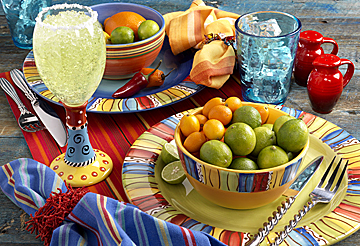
#> input picture assets/Mesa.jpg, 360 x 246 px, found by its file name
$ jupyter execute TallerRepasoPython.ipynb
#> lines starting #> are read from the running program, lines starting #| are printed output that depends on the picture; after the words box and inside, x2 and y2 are one past the last pixel; in counts of white or black regions, pixels touching at a corner belong together
# Taller No. 1 – Repaso de Python

1. Dado un arreglo NumPy de dos dimensiones, ¿cómo se calcula la multiplicación de las filas y columnas?

[cell 1]
import numpy as np

# Creación del arreglo de 2 dimensiones
array = np.array([[1,2,3], [4,5,6]])

# Producto de las filas
productoFilas = np.prod(array, axis=1)

# Producto de las columnas
productoColumnas = np.prod(array, axis=0)

print("Producto de las filas: ", productoFilas)
print("Producto de las columnas: ", productoColumnas)

2. ¿Cómo se puede crear una función en Sympy que calcule la derivada de una función simbólica?

[cell 2]
from sympy import *

x = Symbol('x')

#Función a derivar
funcion = 3*x**2 + 5*x + 1

#Función para calcular la derivada
def derivada(funcion, variable):
    #diff es la función para derivar en sympy
    return diff(funcion, variable)

#LLamado a la función para calcular la derivada
derivadaFuncion = derivada(funcion, x)

print("La derivada de función es: ", derivadaFuncion)

3. ¿Cómo se pueden unir dos DataFrames en Pandas utilizando una columna común? (merge)

[cell 3]
import pandas as pd

# Creación de los dataframes
df1 = pd.DataFrame({'clave': ['X', 'Y', 'Z'],
                    'valor_1': [1, 2, 3]})

df2 = pd.DataFrame({'clave': ['Y', 'Z', 'X'],
                    'valor_2': [4, 5, 6]})

# Unión de los dataframes utilizando la columna clave y el método merge
df_unido = pd.merge(df1, df2, on='clave')

print(df_unido)

4. ¿Cómo se pueden agregar N columna de datos a un DataFrames en Pandas?

[cell 4]
import pandas as pd

#Si tenemos los datos en un diccionario, podemos asignarlo directamente:
df1 = pd.DataFrame({'col1': [1, 2], 'col2': [3, 4]})
nuevas_cols = {'col3': [5, 6], 'col4': [7, 8]}
df1 = df1.assign(**nuevas_cols)
print('dataFrame con nuevas columnas: \n', df1)

# Se puede hacer mediante la concatenación de los dataframes
nuevo_df = pd.DataFrame({'col3': [5, 6], 'col4': [7, 8]})
df2 = pd.concat([df2, nuevo_df], axis=1)
print('dataFrame concatenado: \n', df2)

#También podemos pasar una lista de listas, una lista por cada nueva columna:
df3 = pd.DataFrame({'col1': [1, 2], 'col2': [3, 4]})
df3[['col3', 'col4']] = [[5, 6], [7, 8]]
print('dataFrame con nuevas columnas: \n', df3)

5. ¿Cómo se puede graficar una función en Matplotlib utilizando el método subplot para mostrar varias gráficas en una misma figura?

[cell 5]
import matplotlib.pyplot as plt
import numpy as np

# Datos para 3 funciones
x = np.arange(0, 10, 0.1)
y1 = x**2
y2 = x**3
y3 = x**4

# Crear figura y axes
fig, axs = plt.subplots(1, 3, figsize=(10, 5))

# Graficar cada función en los subplots
axs[0].plot(x, y1)
axs[0].set_title('y = x^2')

axs[1].plot(x, y2)
axs[1].set_title('y = x^3')

axs[2].plot(x, y3)
axs[2].set_title('y = x^4')

# Ajustar espaciado entre subplots
plt.tight_layout()

# Mostrar gráfica
plt.show()
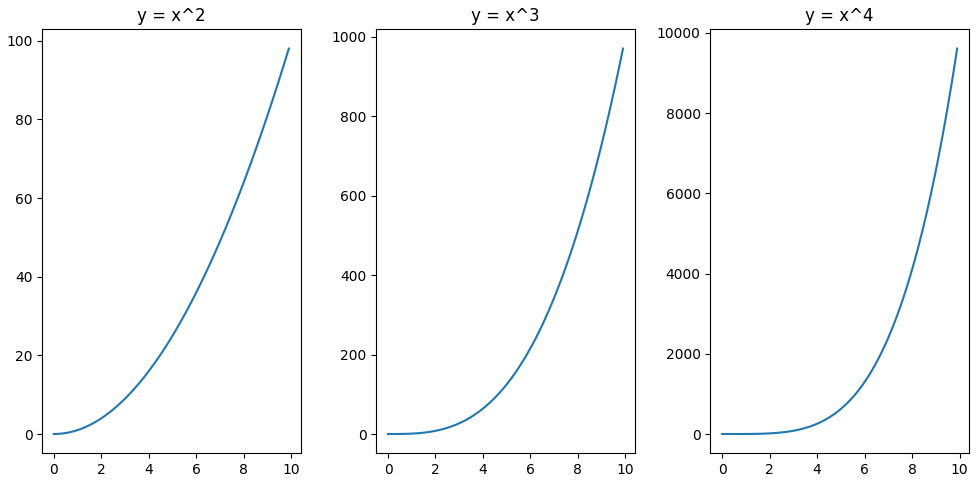
#> figure drawn by matplotlib, 3 panels; panel 1: curve peaks at x = 9.9, y = 98.01; panel 2: curve peaks at x = 9.9, y = 970.3; panel 3: curve peaks at x = 9.9, y = 9606

6. ¿Cómo se puede encontrar el número de elementos distintos en un arreglo NumPy?

[cell 6]
import numpy as np

# Arreglo para encontrar los elementos únicos
arr = np.array([1, 2, 3, 2, 1, 3, 4, 4])

# Encontrar los elementos únicos
num_unique = len(np.unique(arr))

print("Número de elementos únicos: ", num_unique)

7. ¿Cómo se puede calcular la integral de una función en Sympy? Realizar 3 ejemplos a mano (subir las fotos), adicionalmente utiliza Python para calcular las mismas integrales.

[cell 7]
from sympy import *

# Variable sobre la que se va a integrar
x = Symbol('x')

# Funciones a integrar
funcion1 = x**2 + 2*x + 1
funcion2 = sin(x)
funcion3 = exp(2*x)

# Función para calcular la integral
# integrate es la función para integrar en sympy
print('Función 1:', funcion1)
integral1 = integrate(funcion1, x)
print('Integral 1:', integral1)

print('\nFunción 2:', funcion2)
integral2 = integrate(funcion2, x)
print('Integral 2:', integral2)

print('\nFunción 3:', funcion3)
integral3 = integrate(funcion3, x)
print('Integral 3:', integral3)

8. ¿Cómo se puede aplicar una función a los valores de una columna en un DataFrame de Pandas?

[cell 8]
import pandas as pd

datos = {'Nombre': ['Jojhan', 'Ramdhei', 'Yair'],
         'Equipo favorito': ['Real Madrid', 'Manchester City', 'Cucuta Deportivo']}

# Crear el dataframe
df = pd.DataFrame(datos)

# Función para convertir a mayúsculas
def mayusculas(texto):
    return texto.upper()

# Aplicar la función a cada elemento de la columna
df['Nombre'] = df['Nombre'].apply(mayusculas)

print(df)

9. ¿Cómo se puede graficar una matriz NumPy utilizando la función imshow de Matplotlib?

[cell 9]
import numpy as np
import matplotlib.pyplot as plt

# Crear una matriz NumPy de ejemplo
matriz = np.random.randint(0, 10, size=(6, 6))
print("Matriz:")
print(matriz)

# Crear la figura y los ejes
fig, ax = plt.subplots()

# Graficar la matriz como una imagen
im = ax.imshow(matriz, cmap='viridis')

# Agregar una barra de color
cbar = ax.figure.colorbar(im, ax=ax)
cbar.ax.set_ylabel('Valores', rotation=-90, va="bottom")

# Ajustar los espacios y mostrar la imagen
fig.tight_layout()
plt.show()
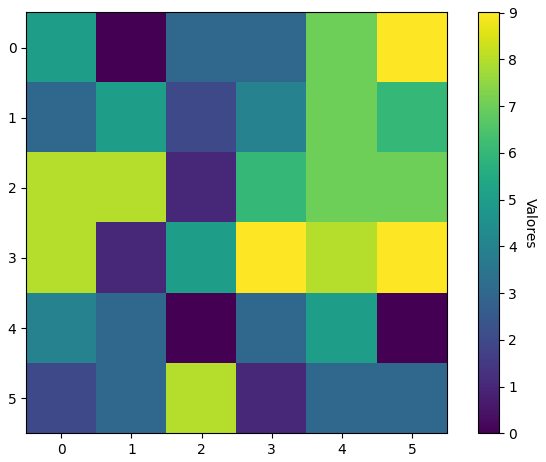
#> figure drawn by matplotlib, 2 panels

10. ¿Cómo se puede calcular el porcentaje de valores faltantes (NaN) en un DataFrame de Pandas?

[cell 10]
import pandas as pd

# DataFrame de ejemplo con algunos valores faltantes
data = {'Columna1': [10, 20, None, 40, None],
        'Columna2': [50, None, 30, None, 10]}

df = pd.DataFrame(data)

# Calcular el porcentaje de valores faltantes por columna
porcentaje_nan_por_columna = df.isna().mean() * 100
print("Porcentaje de valores faltantes por columna:")
print(porcentaje_nan_por_columna)

# Calcular el porcentaje total de valores faltantes en el DataFrame
numero_total_valores = df.size
numero_total_nan = df.isna().sum().sum()
porcentaje_total_nan = (numero_total_nan / numero_total_valores) * 100
print(f"\nPorcentaje total de valores faltantes: {porcentaje_total_nan:.2f}%")

11. ¿Qué función de Pandas me permite encontrar los valores estadísticos genéricos de un DataFrame?

R/= La función de Pandas que te permite encontrar los valores estadísticos genéricos de un DataFrame es describe().

[cell 11]
import pandas as pd

# Creación de un DataFrame
data = {'Edad': [25, 30, 35, 40, 45, 50],
        'Salario': [50000, 60000, 70000, 80000, 90000, 100000]}

# DataFrame
df = pd.DataFrame(data)

# Obtener el resumen estadístico
resumen_estadistico = df.describe()
print(resumen_estadistico)

12. ¿Cómo se puede generar un arreglo NumPy aleatorio que siga una distribución exponencial con un valor lambda de 0.2?

[cell 12]
import numpy as np

# Semilla para reproducibilidad
np.random.seed(42)

# Generación de arreglo de 1000 muestras exponenciales con media 0.2
muestras_exponenciales = np.random.exponential(scale=1/0.2, size=1000)

print(muestras_exponenciales[:10])  # Mostar las primeras 10 muestras

13. Encierre la imagen/figura mesa en un círculo, la parte externa del círculo debe quedar de color rojo.

[cell 13]
import cv2
import numpy as np
import urllib.request
import matplotlib.pyplot as plt

# URL de la imagen
url_imagen = "https://raw.githubusercontent.com/BioAITeamLearning/ProgCD_2024_01_G1_Ucaldas/main/Unidades/Unidad_1/Data/Mesa.jpg"

# Descargar la imagen desde la URL
resp = urllib.request.urlopen(url_imagen)
imagen_bytes = np.array(bytearray(resp.read()), dtype=np.uint8)

# Decodificar la imagen en formato de matriz NumPy
imagen_original = cv2.imdecode(imagen_bytes, cv2.IMREAD_COLOR)
#> imagen_original is the input picture: shape (246, 360, 3); mean B, G, R 95.2, 120.4, 141.1

# Crear una máscara circular
altura, ancho = imagen_original.shape[:2]
#> altura = 246; ancho = 360
mascara = np.zeros((altura, ancho), dtype=np.uint8)
centro = (ancho // 2, altura // 2)
#> centro = (180, 123)
radio = min(ancho, altura) // 2
#> radio = 123
cv2.circle(mascara, centro, radio, 255, -1)
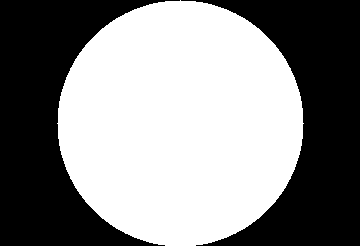
#> mascara: shape (246, 360); 53.6% white; 2 black regions, box (x1, y1, x2, y2) and area: (0, 0, 180, 246) 20661, (181, 0, 360, 246) 20415

# Aplicar la máscara a la imagen original
imagen_enmascarada = cv2.bitwise_and(imagen_original, imagen_original, mask=mascara)
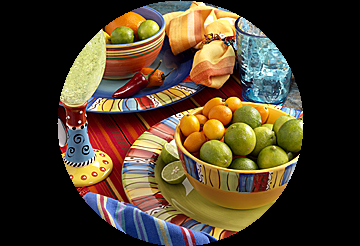
#> imagen_enmascarada: shape (246, 360, 3); mean B, G, R 42.3, 62.2, 76

# Crear un fondo rojo
fondo_rojo = np.zeros_like(imagen_original)
fondo_rojo[:] = (0, 0, 255)  # Rojo en el formato BGR

# Superponer la imagen enmascarada sobre el fondo rojo
imagen_final = np.copy(fondo_rojo)
imagen_final[mascara == 255] = imagen_enmascarada[mascara == 255]
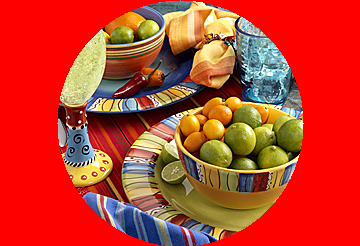
#> imagen_final: shape (246, 360, 3); mean B, G, R 42.3, 62.2, 194.2

# Mostrar la imagen final en la parte inferior del código
plt.imshow(cv2.cvtColor(imagen_final, cv2.COLOR_BGR2RGB))
plt.axis('off')
plt.show()

14. Defina los siguientes vectores y matrices en Python y resuelva las siguientes operaciones:

[cell 14]
import numpy as np

# Vectores
x = np.array([6, 1.5, 8.5])
y = np.array([0.5, -2, 5])
z = np.array([2, 2, 2, 2])

# Matrices
A = np.array([[1, 5, 2], [3, 2, 4], [2, 7, 8]])
B = np.array([[0, -4, 2], [7, 9, 9], [-3, 1, 8]])

# Solución de los puntos
print("Punto a: ", x - y)
print("Punto b: ", x * y)

# Se debe utilizar la función np.sqrt para calcular la raíz cuadrada
print("Punto c: ", x * np.sqrt(y))

# Se debe utilizar la función np.linalg.norm para calcular la norma de un vector
print("Punto d: ", np.linalg.norm(x))

# la funcion np.linalg.det se usa para calcular el determinante de una matriz
print("Punto e: ", np.linalg.norm(z) + np.linalg.det(B))
print("Punto f: ", z ** 3)

# Se debe utilizar la función np.sqrt para calcular la raíz cuadrada
print("Punto g: ", np.sqrt(x**2 + y**2))
print("Punto h: No se puede realizar la suma de x + y + z porque las dimensiones de los vectores no son iguales")
print("Punto i: ", x[0] + z[-1])

# Se debe utilizar la función np.trace para calcular la traza de una matriz
print("Punto j: ", np.trace(B))
print("Punto k: ", B[-1, -1] + y[2])

# Se debe utilizar la función np.cross para calcular el producto vectorial y np.dot para el producto escalar
print(f"Punto l:\n -> Producto vectorial: {np.cross(A[0], B[:,0])}\n -> Producto escalar: {np.dot(A.flatten(), B.flatten())}")

# Se debe utilizar la función np.max para calcular el máximo y np.min para el mínimo
print("Punto m: ", np.max(x) + np.min(B))

15. Graficar la siguiente superficie z = cos(Raiz(x^2+y^2)) y generar una película de tal superficie.

[cell 15]
import numpy as np
import matplotlib.pyplot as plt
from matplotlib.animation import FuncAnimation
from mpl_toolkits.mplot3d import Axes3D

# Definir el rango para x e y
x = np.linspace(-5, 5, 100)
y = np.linspace(-5, 5, 100)
x, y = np.meshgrid(x, y)

# Calcular z
z = np.cos(np.sqrt(x**2 + y**2))

# Crear la figura 3D
fig = plt.figure()
ax = fig.add_subplot(111, projection='3d')

# Graficar la superficie
surface = [ax.plot_surface(x, y, z, cmap='viridis')]

# Definir los límites de los ejes
ax.set_xlim([-5, 5])
ax.set_ylim([-5, 5])
ax.set_zlim([-1, 1])

# Definir la etiqueta de los ejes
ax.set_xlabel('X')
ax.set_ylabel('Y')
ax.set_zlabel('Z')

# Función para actualizar la figura en cada cuadro de la película
def update_plot(frame_number):
    ax.view_init(elev=10., azim=frame_number)
    return surface

# Crear la película
movie = FuncAnimation(fig, update_plot, frames=np.arange(0, 360, 2), interval=50)

# Guardar la película como un archivo .gif
movie.save('surface_movie.gif', writer='pillow')
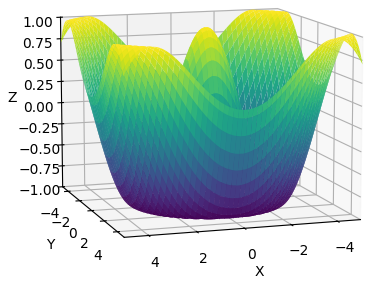
#> figure drawn by matplotlib, 1 panel
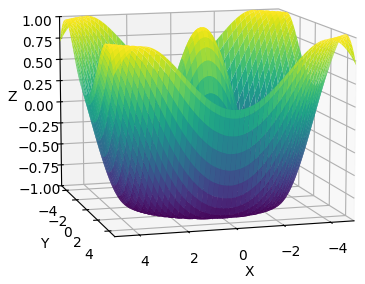
#> figure drawn by matplotlib, 1 panel
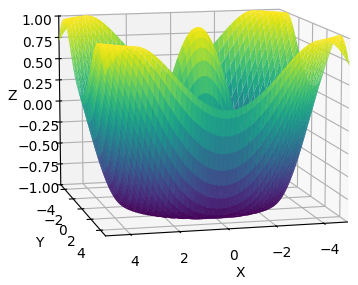
#> figure drawn by matplotlib, 1 panel
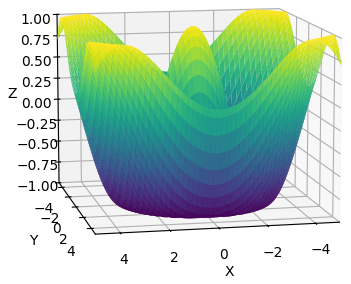
#> figure drawn by matplotlib, 1 panel
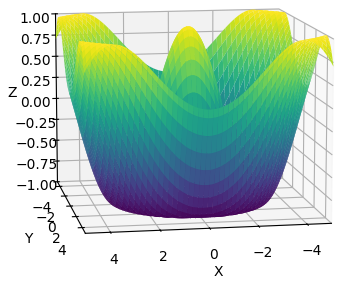
#> figure drawn by matplotlib, 1 panel

plt.show()
